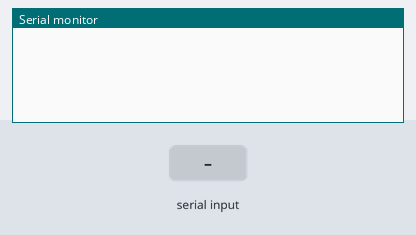
Bench run of a sketch on a simulated Arduino Uno, built with avr-gcc and run on an emulated ATmega328P. Shown: the last lines printed to the serial monitor. The inputs (shaded band) are chosen by the test bench.

Above: at 1.2 s.
1.3 s: "90,45\n" received over Serial
At 2.5 s:
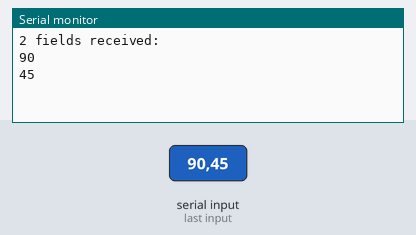
2.8 s: "30,150\n" received over Serial
At 3.8 s:
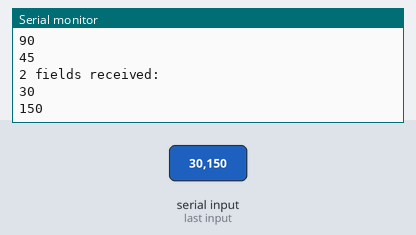
Timing chart, 0 to 5.8 s (numbered marks = the images above; inputs shaded):
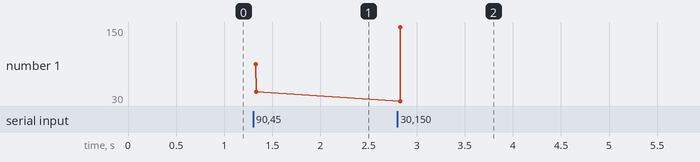

The sketch:

ch4r5.pde
```cpp
/*
 * SerialReceiveMultipleFields sketch
 * This code expects a message in the format: 12,345,678
 * This code requires a newline character to indicate the end of the data
 * Set the serial monitor to send newline characters
 */

const int NUMBER_OF_FIELDS = 3; // how many comma separated fields we expect
int fieldIndex = 0;            // the current field being received
int values[NUMBER_OF_FIELDS];   // array holding values for all the fields


void setup()
{
  Serial.begin(9600); // Initialize serial port to send and receive at 9600 baud
}

void loop()
{
  if( Serial.available())
  {
    char ch = Serial.read();
    if(ch >= '0' && ch <= '9') // is this an ascii digit between 0 and 9?
    {
      // yes, accumulate the value
      values[fieldIndex] = (values[fieldIndex] * 10) + (ch - '0');
    }
    else if (ch == ',')  // comma is our separator, so move on to the next field
    {
      if(fieldIndex < NUMBER_OF_FIELDS-1)
        fieldIndex++;   // increment field index
    }
    else
    {
      // any character not a digit or comma ends the acquisition of fields
      // in this example it's the newline character sent by the Serial Monitor
      Serial.print( fieldIndex +1);
      Serial.println(" fields received:");
      for(int i=0; i <= fieldIndex; i++)
      {
        Serial.println(values[i]);
        values[i] = 0; // set the values to zero, ready for the next message
      }
      fieldIndex = 0;  // ready to start over
    }
  }
}
```

Measured:
- after the input at 1.3 s, the serial monitor: prints a new line at once (image 1)
- after the input at 2.8 s, the serial monitor: prints a new line at once (image 2)
- plotted number 1: 45 → 150 after the input at 2.8 s
